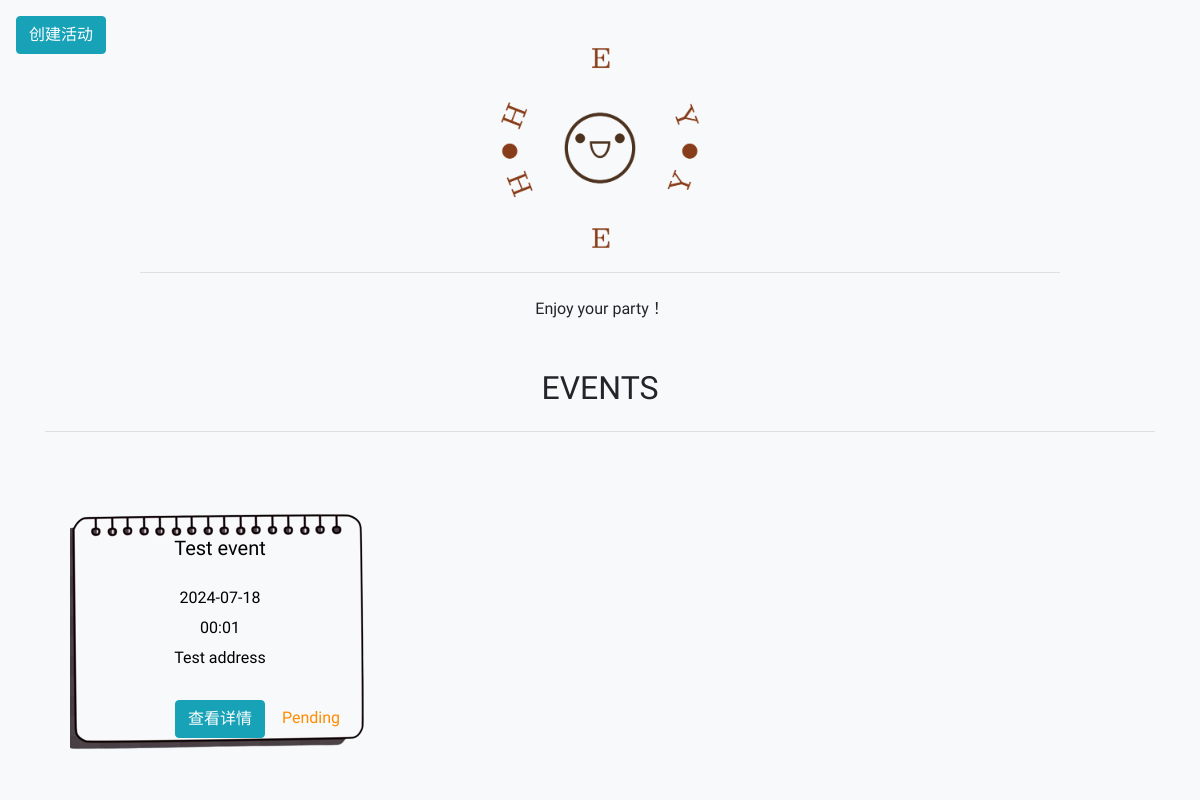
Before: / with the older database file.
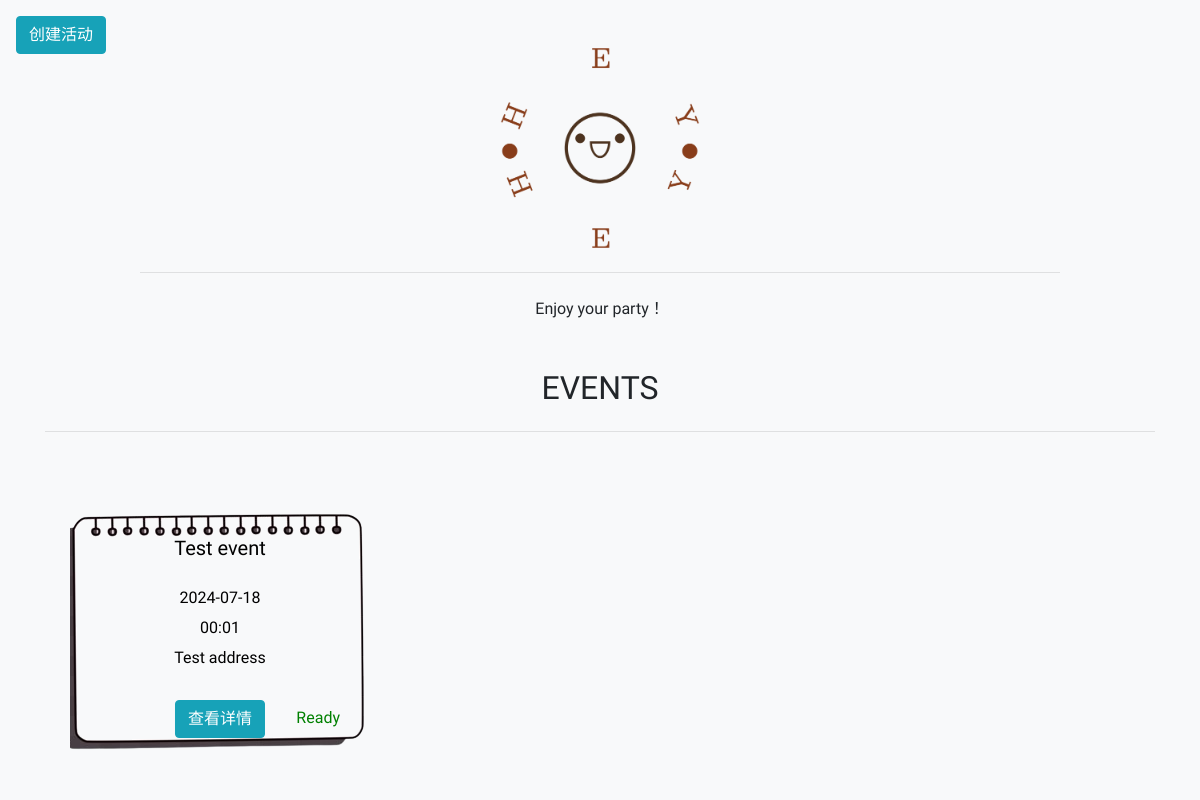
After: the same page with the newer database file.
### models.py (models this page shows)
class Event(db.Model):
    id = db.Column(db.Integer, primary_key=True)
    name = db.Column(db.String(80), nullable=False)
    location = db.Column(db.String(120), nullable=False)
    date = db.Column(db.String(10), nullable=False)  # yyyy-mm-dd
    time = db.Column(db.String(5), nullable=False)  # hh:mm
    minParticipants = db.Column(db.Integer, nullable=False)
    contact = db.Column(db.String(120), nullable=False)
    description = db.Column(db.Text, nullable=True)
    code = db.Column(db.String(10), nullable=False, default=''.join(random.choices(string.ascii_uppercase + string.digits, k=10)))
    status = db.Column(db.String(20), nullable=False, default='Pending')

### app.py (the view)
@app.route('/')
def index():
    events = Event.query.all()
    return render_template('index.html', events=events)

### templates/index.html (shortened to what this page needs)
<!DOCTYPE html>
<html lang="en">
  <head>
    <link
      href="https://stackpath.bootstrapcdn.com/bootstrap/4.5.2/css/bootstrap.min.css"
      rel="stylesheet"
    />
    <link
      rel="stylesheet"
      href="https://cdnjs.cloudflare.com/ajax/libs/animate.css/4.1.1/animate.min.css"
    />
    <link href="/static/css/style.css" rel="stylesheet" />
  </head>
  <body id="page-top">
    <nav
      class="navbar navbar-expand-lg navbar-light fixed-top py-3"
      id="mainNav"
    >
      <div class="text-center">
        <a class="btn btn-info btn-xl js-scroll-trigger" href="/create"
          >创建活动</a
        >
      </div>
    </nav>
    <header class="masthead mt-5">
      <div class="container h-100">
        <div
          class="row h-100 align-items-center justify-content-center text-center"
        >
          <div class="col-lg-10 align-self-end">
            <img
              src="/static/assets/logo.png"
              alt="Logo"
              class="img-fluid"
              style="max-height: 200px"
            />
            <hr class="divider my-4" />
          </div>
          <div class="col-lg-8 align-self-baseline">
            <p class="text-white-75 font-weight-light mb-5">
              Enjoy your party！
            </p>
          </div>
        </div>
      </div>
    </header>
    <section class="page-section" id="events">
      <div class="container">
        <h2 class="text-center mt-0">EVENTS</h2>
        <hr class="divider my-4" />
        <div class="row">
          {% for event in events %}
          <div class="col-lg-4 col-md-6 text-center">
            <div class="sticky-note">
              <h5 class="card-title">{{ event.name }}</h5>
              <p class="card-text date">{{ event.date }}</p>
              <p class="card-text time">{{ event.time }}</p>
              <p class="card-text location">{{ event.location }}</p>
              <p
                class="card-text animate__animated animate__pulse animate__infinite {% if event.status == 'Pending' %}pending{% elif event.status == 'Ready' %}ready{% endif %}"
              >
                {{ event.status }}
              </p>
              <a href="/event/{{ event.id }}" class="btn btn-info mb-2"
                >查看详情</a
              >
            </div>
          </div>
          {% endfor %}
        </div>
      </div>
    </section>
  </body>
</html>

### static/css/style.css (style rules this page uses)
body { background-color: #f8f9fa; font-family: 'Fredoka One', cursive, 'ZCOOL KuaiLe', sans-serif; }
a { color: #333; }
.sticky-note { position: relative; width: 300px; height: 300px; background: url('/static/assets/paperclip.png') no-repeat center center; background-size: cover; padding: 20px; margin: 20px auto; color: #000; text-align: center; }
.card-title { position: absolute; top: 60px; left: 0; right: 0; font-size: 1.25rem; color: #000; }
.sticky-note .date { position: absolute; top: 110px; left: 0; right: 0; font-size: 1rem; color: #000; }
.sticky-note .time { position: absolute; top: 140px; left: 0; right: 0; font-size: 1rem; color: #000; }
.sticky-note .location { position: absolute; top: 170px; left: 0; right: 0; font-size: 1rem; color: #000; }
.sticky-note .ready { position: absolute; bottom: 30px; right: 30px; font-size: 1rem; color: green; }
.sticky-note .btn-info { position: absolute; bottom: 30px; left: 50%; transform: translateX(-50%); font-family: 'Fredoka One', cursive, 'ZCOOL KuaiLe', sans-serif; }

Changed rows visible on the page:
changed Event "Test event": status "Pending" → "Ready"
